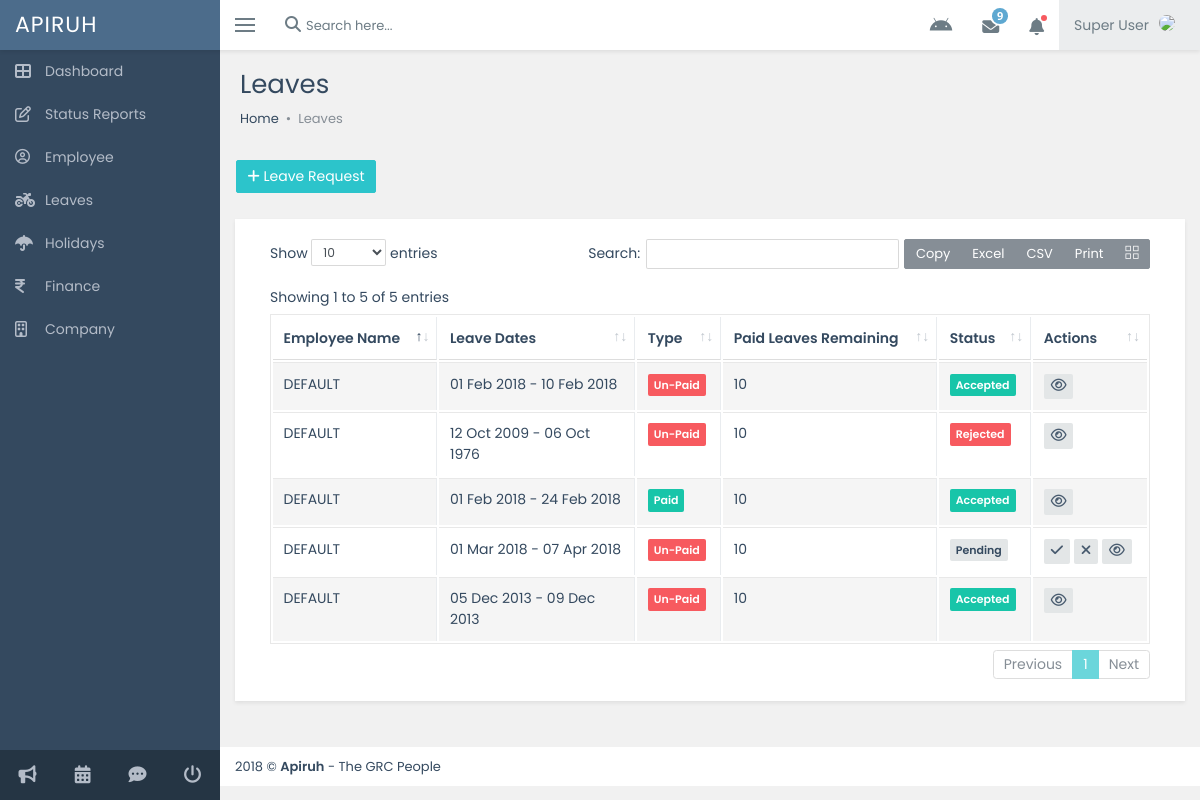
Screenshot of /admin_1/html/admin/leaves.php with the database file from the repository.
### tables this page shows
CREATE TABLE `leaves` (
  `leave_id` int(11) NOT NULL,
  `status` int(2) NOT NULL DEFAULT '0',
  `emp_id` varchar(256) NOT NULL,
  `title` varchar(500) NOT NULL,
  `start` date NOT NULL,
  `end` date NOT NULL,
  `day_type` varchar(100) NOT NULL,
  `leave_type` varchar(100) NOT NULL,
  `reason` text NOT NULL
);

CREATE TABLE `employee` (
  `id` int(3) NOT NULL,
  `emp_id` varchar(15) DEFAULT NULL,
  `name` varchar(500) DEFAULT NULL,
  `nat_emp` varchar(100) DEFAULT NULL,
  `personal_no` varchar(50) DEFAULT NULL,
  `email` varchar(256) NOT NULL,
  `dob` varchar(50) DEFAULT NULL,
  `doj` varchar(50) DEFAULT NULL,
  `design` varchar(200) DEFAULT NULL,
  `pan_no` varchar(10) DEFAULT NULL,
  `aadhar_no` varchar(20) DEFAULT NULL,
  `perm_addr` varchar(5000) DEFAULT NULL,
  `contct_det` varchar(100) DEFAULT NULL,
  `emr_cntct_per` varchar(200) DEFAULT NULL,
  `emr_cntct_no` varchar(100) DEFAULT NULL,
  `blood_grp` varchar(100) DEFAULT NULL,
  `qualifications` varchar(500) DEFAULT NULL,
  `supprt_docs` varchar(1000) DEFAULT NULL,
  `serv_agr` varchar(500) DEFAULT NULL,
  `offr_letter` varchar(500) DEFAULT NULL,
  `emp_pic` text NOT NULL
);

CREATE TABLE `emp_leaves` (
  `emp_id` varchar(256) NOT NULL,
  `paid_leaves` int(3) NOT NULL,
  `unpaid_leaves` int(3) NOT NULL,
  `earned_leaves` int(3) NOT NULL,
  `counter` int(10) NOT NULL
);

### admin_1/html/admin/functions.php (called while the page is built, shortened)
<?php
require_once('config.php');
function get_emp_data($id){
	global $connection;
	try {
		$stmt = $connection->prepare("SELECT * FROM `employee` WHERE emp_id = :id");
		$stmt->bindParam("id", $id,PDO::PARAM_STR) ;
		$stmt->execute();
		$data = $stmt->fetchAll(PDO::FETCH_OBJ);
		return ($data);
	} catch (PDOException $e) {
		echo '{"error": {"text":'. $e->getMessage() .'}}';
	}
}
function get_leaves_data(){
	global $connection;
	try {
		$stmt = $connection->prepare("SELECT * FROM `leaves` LEFT JOIN emp_leaves ON leaves.emp_id = emp_leaves.emp_id WHERE 1");
		$stmt->execute();
		$data = $stmt->fetchAll(PDO::FETCH_OBJ);
		return ($data);
	} catch (PDOException $e) {
		echo '{"error": {"text":'. $e->getMessage() .'}}';
	}
}
?>

### admin_1/html/admin/leaves.php (the view, shortened to what this page needs)
<!DOCTYPE html>
<html>
<?php
      require_once('../includes/header.php');
      require_once('functions.php');
      $leaves = get_leaves_data();
  ?>
  <link href="../../../vendors/dataTables/datatables.min.css" rel="stylesheet"/>
  <body class="fixed-navbar">
    <div class="page-wrapper">
     <?php require_once('../includes/nav_bar.php'); ?>
      <div class="wrapper content-wrapper">
        <div class="page-heading">
          <h1 class="page-title">Leaves</h1>
          <ol class="breadcrumb">
            <li class="breadcrumb-item"><a href="index.html">Home</a></li>
            <li class="breadcrumb-item active">Leaves</li>
          </ol>
        </div>
        <div class="page-content fade-in-up">
          <div class="alert" style="padding-left: 0px; margin-bottom: 0px">
            <a class="btn btn-info" href="#myModal2" data-toggle="modal"><i class="fa fa-plus"></i> Leave Request</a></p>
          </div>
          <div class="page-content fade-in-up" style="padding-top: 0px; margin-top: 0px">
          <div class="ibox">
            <div class="ibox-body">
              <div class="table-responsive">
                <table class="table table-striped table-bordered table-hover" id="example-table">
                  <thead>
                    <tr>
                      <th>Employee Name</th>
                      <th>Leave Dates</th>
                      <th>Type</th>
                      <th>Paid Leaves Remaining</th>
                      <th>Status</th>
                      <th>Actions</th>
                    </tr>
                  </thead>
                  <tbody>
                    <?php
                      foreach ($leaves as $key) {
                        $emp_name = get_emp_data($key->emp_id);
                        foreach ($emp_name as $key1) {
                          $name = $key1->name;
                        }
                        $start = date("d M Y", strtotime($key->start));
                        $end = date("d M Y", strtotime($key->end));
                    ?>
                    <tr>
                      <td><?= $name ?></td>
                      <td><?php  echo $start." - ".$end ?></td>
                      <?php
                        if($key->leave_type == "Paid"){
                      ?>
                      <td><span class="badge badge-success">Paid</span></td>
                      <?php }else{ ?>
                      <td><span class="badge badge-danger">Un-Paid</span></td>
                      <?php } ?>
                      <td><?= $key->paid_leaves ?></td>
                      <?php
                        if($key->status == 0){
                      ?>
                      <td><span class="badge badge-default">Pending</span></td>
                      <?php }elseif($key->status == 1){ ?>
                      <td><span class="badge badge-success">Accepted</span></td>
                      <?php }elseif ($key->status == 2) { ?>
                      <td><span class="badge badge-danger">Rejected</span></td>
                      <?php } ?>
                      <td>
                        <?php
                        if($key->status == 0){
                      ?>
                        <a><button class="btn btn-default btn-sm btn-flat" id="accept<?= $key->leave_id ?>" data-toggle="tooltip" data-original-title="Accept"><i class="fa fa-check font-14"></i></button></a>
                        <a><button class="btn btn-default btn-sm btn-flat" id="reject<?= $key->leave_id ?>" data-toggle="tooltip" data-original-title="Reject"><i class="fa fa-times font-14"></i></button></a>
                        <?php } ?>
                         <a href="#edit_leaves<?= $key->leave_id ?>" data-toggle="modal"><button class="btn btn-default btn-sm btn-flat" data-toggle="tooltip" data-original-title="View"><i class="fa fa-eye font-14"></i></button></a>
                      </td>
                    </tr>
                    <?php } ?>
                  </tbody>
                </table>
              </div>
            </div>
          </div>
        </div>
        </div>
        <?php require_once('../includes/footer.php'); ?>
      </div>
    </div>
  </body>
</html>

### admin_1/html/assets/css/main.css (style rules this page uses)
html { font-size: 14px }
body { overflow-x: hidden; font-family: Poppins; background-color: #f1f1f1; color: #34495f }
a { cursor: pointer; color: inherit }
.h1, .h2, .h3, .h4, .h5, .h6, h1, h2, h3, h4, h5, h6 { font-weight: 400 }
.btn { -webkit-border-radius: 2px; border-radius: 2px; outline: 0!important; -webkit-transition: all ease-in-out .15s; -o-transition: all ease-in-out .15s; transition: all ease-in-out .15s; position: relative }
.btn-flat { border: none }
.btn-default { color: #485b6f; background-color: #e3e6e7; border-color: #e3e6e7 }
.btn-info { color: #fff; background-color: #2cc4cb; border-color: #2cc4cb }
.ibox { position: relative; margin-bottom: 25px; background-color: #fff; -webkit-box-shadow: 0 0 1px rgba(0, 0, 0, .15); box-shadow: 0 0 1px rgba(0, 0, 0, .15); -webkit-box-shadow: 0 2px 4px rgba(0, 0, 0, .08); box-shadow: 0 2px 4px rgba(0, 0, 0, .08) }
.ibox .ibox-body { padding: 15px 20px 20px }
.alert { -webkit-border-radius: 0; border-radius: 0 }
.badge, .label { padding: 3px 6px; line-height: inherit; font-size: 11px; font-weight: 600; color: #fff; -webkit-border-radius: 2px; border-radius: 2px }
.badge-default, .label-default { background-color: #e3e6e7; color: #34495f }
.badge-success, .label-success { background-color: #18c5a9 }
.badge-danger, .label-danger { background-color: #f75a5f }
.table>tbody>tr>td, .table>tbody>tr>th, .table>tfoot>tr>td, .table>tfoot>tr>th { border-top: 1px solid #e8e8e8 }
.table thead th { border-bottom: 1px solid #ddd!important; border-top: 0; font-weight: 600 }
.table-bordered { border: 1px solid #e8e8e8 }
.table-striped tbody tr:nth-of-type(odd) { background-color: rgba(0, 0, 0, .04) }
.fade-in-up { -webkit-animation: fadeInUp .5s; animation: fadeInUp .5s }
.font-14 { font-size: 14px }
.page-wrapper { width: 100%; min-height: 100%; position: relative; overflow: hidden }
.content-wrapper { position: relative; background-color: #f1f1f1; margin-left: 220px; padding: 0 15px 60px 15px; -webkit-transition: margin .2s ease-in-out; -o-transition: margin .2s ease-in-out; transition: margin .2s ease-in-out; }
.page-content { padding-top: 15px; margin-top: 5px }
.page-heading { padding: 0 5px }
.page-heading .page-title { font-size: 26px; margin: 20px 0 10px 0 }
.page-heading .breadcrumb { padding: 0; margin: 0; font-size: 13px; background-color: inherit }
.page-heading .breadcrumb li a { color: inherit }
.page-heading .breadcrumb li+li:before { content: '\002022'; color: inherit }
body.fixed-layout .content-wrapper, body.fixed-navbar .content-wrapper { padding-top: 50px; min-height: -webkit-fill-available; }
table.dataTable { width: 100%!important }

### admin_1/html/includes/header.php (style rules this page uses)
a.btn.btn-info { color: #fff; }

### rows the page displays
leaves: employee.name "DEFAULT", start "01 Feb 2018", end "10 Feb 2018", leave_type "Un-Paid", emp.paid_leaves "10", status "Accepted"
leaves: employee.name "DEFAULT", start "12 Oct 2009", end "06 Oct 1976", leave_type "Un-Paid", emp.paid_leaves "10", status "Rejected"
leaves: employee.name "DEFAULT", start "01 Feb 2018", end "24 Feb 2018", leave_type "Paid", emp.paid_leaves "10", status "Accepted"
leaves: employee.name "DEFAULT", start "01 Mar 2018", end "07 Apr 2018", leave_type "Un-Paid", emp.paid_leaves "10", status "Pending"
leaves: employee.name "DEFAULT", start "05 Dec 2013", end "09 Dec 2013", leave_type "Un-Paid", emp.paid_leaves "10", status "Accepted"
